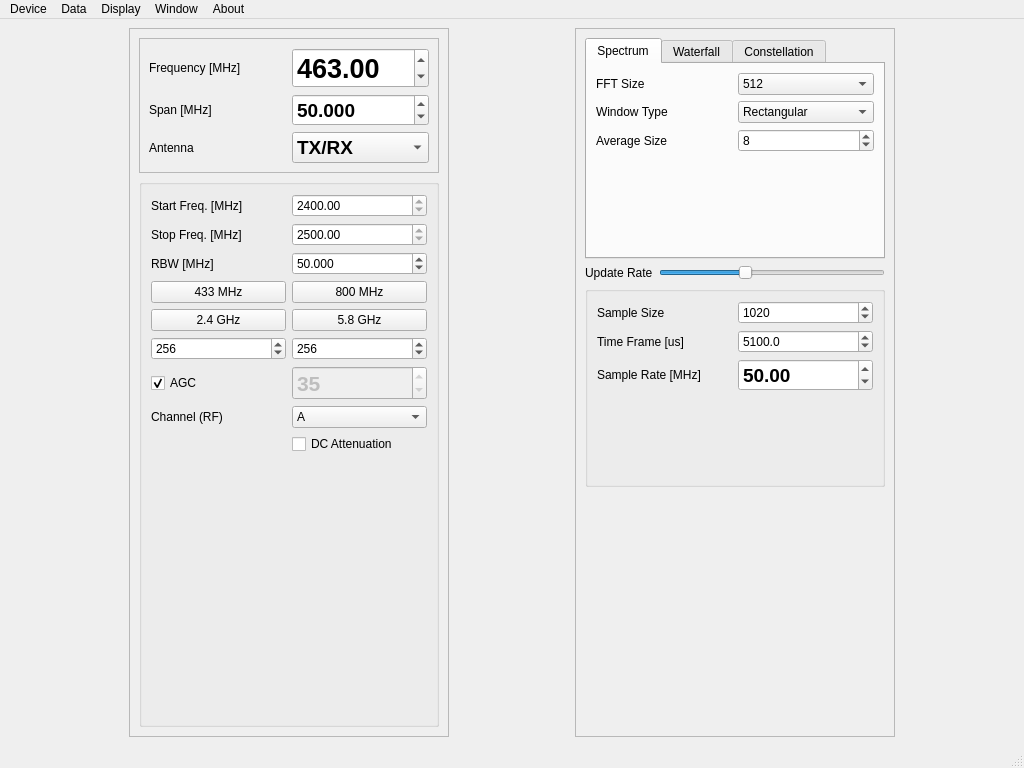
<?xml version="1.0" encoding="UTF-8"?>
<ui version="4.0">
 <class>MainWindow</class>
 <widget class="QMainWindow" name="MainWindow">
  <property name="geometry">
   <rect>
    <x>0</x>
    <y>0</y>
    <width>1024</width>
    <height>768</height>
   </rect>
  </property>
  <property name="minimumSize">
   <size>
    <width>1024</width>
    <height>768</height>
   </size>
  </property>
  <property name="windowTitle">
   <string>MainWindow</string>
  </property>
  <property name="dockOptions">
   <set>QMainWindow::AllowTabbedDocks|QMainWindow::AnimatedDocks</set>
  </property>
  <widget class="QWidget" name="centralwidget">
   <layout class="QGridLayout" name="gridLayout_5">
    <item row="0" column="0">
     <widget class="QFrame" name="frame_RFA">
      <property name="minimumSize">
       <size>
        <width>300</width>
        <height>400</height>
       </size>
      </property>
      <property name="maximumSize">
       <size>
        <width>320</width>
        <height>16777215</height>
       </size>
      </property>
      <property name="frameShape">
       <enum>QFrame::StyledPanel</enum>
      </property>
      <property name="frameShadow">
       <enum>QFrame::Raised</enum>
      </property>
      <layout class="QGridLayout" name="gridLayout_13">
       <item row="1" column="0">
        <widget class="QGroupBox" name="groupBox_Sweep">
         <property name="enabled">
          <bool>true</bool>
         </property>
         <property name="title">
          <string/>
         </property>
         <layout class="QGridLayout" name="gridLayout_4">
          <item row="5" column="0">
           <spacer name="verticalSpacer_5">
            <property name="orientation">
             <enum>Qt::Vertical</enum>
            </property>
            <property name="sizeHint" stdset="0">
             <size>
              <width>20</width>
              <height>40</height>
             </size>
            </property>
           </spacer>
          </item>
          <item row="0" column="0">
           <layout class="QGridLayout" name="gridLayout_SweepStartStop">
            <item row="0" column="0">
             <widget class="QLabel" name="label_SweepStartFreqMHz">
              <property name="text">
               <string>Start Freq. [MHz]</string>
              </property>
             </widget>
            </item>
            <item row="0" column="1">
             <widget class="QDoubleSpinBox" name="doubleSpinBox_SweepStartFreqMHz">
              <property name="readOnly">
               <bool>true</bool>
              </property>
              <property name="minimum">
               <double>70.000000000000000</double>
              </property>
              <property name="maximum">
               <double>5990.000000000000000</double>
              </property>
              <property name="value">
               <double>2400.000000000000000</double>
              </property>
             </widget>
            </item>
            <item row="1" column="1">
             <widget class="QDoubleSpinBox" name="doubleSpinBox_SweepStopFreqMHz">
              <property name="readOnly">
               <bool>true</bool>
              </property>
              <property name="minimum">
               <double>80.000000000000000</double>
              </property>
              <property name="maximum">
               <double>6000.000000000000000</double>
              </property>
              <property name="value">
               <double>2500.000000000000000</double>
              </property>
             </widget>
            </item>
            <item row="1" column="0">
             <widget class="QLabel" name="label_SweepStopFreqMHz">
              <property name="text">
               <string>Stop Freq. [MHz]</string>
              </property>
             </widget>
            </item>
           </layout>
          </item>
          <item row="2" column="0">
           <layout class="QGridLayout" name="gridLayout_FullSpan">
            <item row="0" column="0">
             <widget class="QLabel" name="label_RBW">
              <property name="text">
               <string>RBW [MHz]</string>
              </property>
             </widget>
            </item>
            <item row="5" column="1">
             <widget class="QSpinBox" name="spinBox_GaindBsingle">
              <property name="enabled">
               <bool>false</bool>
              </property>
              <property name="font">
               <font>
                <pointsize>16</pointsize>
                <bold>true</bold>
               </font>
              </property>
              <property name="minimum">
               <number>0</number>
              </property>
              <property name="maximum">
               <number>90</number>
              </property>
              <property name="value">
               <number>35</number>
              </property>
             </widget>
            </item>
            <item row="2" column="0">
             <widget class="QPushButton" name="pushButton__SpanBand3">
              <property name="text">
               <string>433 MHz</string>
              </property>
             </widget>
            </item>
            <item row="5" column="0">
             <widget class="QCheckBox" name="checkBox_AGC">
              <property name="text">
               <string>AGC</string>
              </property>
              <property name="checked">
               <bool>true</bool>
              </property>
             </widget>
            </item>
            <item row="6" column="0">
             <widget class="QLabel" name="label_Channel">
              <property name="text">
               <string>Channel (RF)</string>
              </property>
             </widget>
            </item>
            <item row="3" column="1">
             <widget class="QPushButton" name="pushButton_SpanWiFiBand2">
              <property name="text">
               <string>5.8 GHz</string>
              </property>
             </widget>
            </item>
            <item row="3" column="0">
             <widget class="QPushButton" name="pushButton_SpanWiFiBand">
              <property name="text">
               <string>2.4 GHz</string>
              </property>
             </widget>
            </item>
            <item row="4" column="0">
             <widget class="QSpinBox" name="spinBox_Index1">
              <property name="minimum">
               <number>2</number>
              </property>
              <property name="maximum">
               <number>4096</number>
              </property>
              <property name="value">
               <number>256</number>
              </property>
             </widget>
            </item>
            <item row="2" column="1">
             <widget class="QPushButton" name="pushButton_SweepFullSpan">
              <property name="text">
               <string>800 MHz</string>
              </property>
             </widget>
            </item>
            <item row="4" column="1">
             <widget class="QSpinBox" name="spinBox_Index2">
              <property name="minimum">
               <number>4</number>
              </property>
              <property name="maximum">
               <number>4096</number>
              </property>
              <property name="value">
               <number>256</number>
              </property>
             </widget>
            </item>
            <item row="6" column="1">
             <widget class="QComboBox" name="comboBox_Channel">
              <item>
               <property name="text">
                <string>A</string>
               </property>
              </item>
              <item>
               <property name="text">
                <string>A, B</string>
               </property>
              </item>
             </widget>
            </item>
            <item row="0" column="1">
             <widget class="QDoubleSpinBox" name="doubleSpinBox_RBW">
              <property name="decimals">
               <number>3</number>
              </property>
              <property name="minimum">
               <double>0.001000000000000</double>
              </property>
              <property name="maximum">
               <double>56.000000000000000</double>
              </property>
              <property name="singleStep">
               <double>0.500000000000000</double>
              </property>
              <property name="value">
               <double>50.000000000000000</double>
              </property>
             </widget>
            </item>
            <item row="7" column="1">
             <widget class="QCheckBox" name="checkBox_DCatt">
              <property name="text">
               <string>DC Attenuation</string>
              </property>
              <property name="checked">
               <bool>false</bool>
              </property>
             </widget>
            </item>
           </layout>
          </item>
         </layout>
        </widget>
       </item>
       <item row="0" column="0">
        <widget class="QFrame" name="frame_freq">
         <property name="frameShape">
          <enum>QFrame::StyledPanel</enum>
         </property>
         <property name="frameShadow">
          <enum>QFrame::Raised</enum>
         </property>
         <layout class="QGridLayout" name="gridLayout_9">
          <item row="0" column="0">
           <layout class="QGridLayout" name="gridLayout_Freq">
            <item row="3" column="1">
             <widget class="QComboBox" name="comboBox_AntennaSingle">
              <property name="font">
               <font>
                <pointsize>14</pointsize>
                <bold>true</bold>
               </font>
              </property>
              <property name="editable">
               <bool>false</bool>
              </property>
              <item>
               <property name="text">
                <string>TX/RX</string>
               </property>
              </item>
              <item>
               <property name="text">
                <string>RX2</string>
               </property>
              </item>
             </widget>
            </item>
            <item row="3" column="0">
             <widget class="QLabel" name="label_ant">
              <property name="text">
               <string>Antenna</string>
              </property>
             </widget>
            </item>
            <item row="1" column="1">
             <widget class="QDoubleSpinBox" name="doubleSpinBox_SweepSpanMHz">
              <property name="font">
               <font>
                <pointsize>14</pointsize>
                <bold>true</bold>
               </font>
              </property>
              <property name="decimals">
               <number>3</number>
              </property>
              <property name="minimum">
               <double>0.001000000000000</double>
              </property>
              <property name="maximum">
               <double>5900.000000000000000</double>
              </property>
              <property name="singleStep">
               <double>5.000000000000000</double>
              </property>
              <property name="value">
               <double>50.000000000000000</double>
              </property>
             </widget>
            </item>
            <item row="1" column="0">
             <widget class="QLabel" name="label_SweepSpanMHz">
              <property name="text">
               <string>Span [MHz]</string>
              </property>
             </widget>
            </item>
            <item row="0" column="0">
             <widget class="QLabel" name="label_freq">
              <property name="text">
               <string>Frequency [MHz]</string>
              </property>
             </widget>
            </item>
            <item row="0" column="1">
             <widget class="QDoubleSpinBox" name="doubleSpinBox_FreqSingleMHz">
              <property name="font">
               <font>
                <pointsize>20</pointsize>
                <bold>true</bold>
               </font>
              </property>
              <property name="mouseTracking">
               <bool>false</bool>
              </property>
              <property name="minimum">
               <double>70.000000000000000</double>
              </property>
              <property name="maximum">
               <double>5960.000000000000000</double>
              </property>
              <property name="singleStep">
               <double>5.000000000000000</double>
              </property>
              <property name="value">
               <double>463.000000000000000</double>
              </property>
             </widget>
            </item>
           </layout>
          </item>
         </layout>
        </widget>
       </item>
      </layout>
     </widget>
    </item>
    <item row="0" column="1">
     <widget class="QFrame" name="frame_Settings">
      <property name="minimumSize">
       <size>
        <width>300</width>
        <height>400</height>
       </size>
      </property>
      <property name="maximumSize">
       <size>
        <width>320</width>
        <height>16777215</height>
       </size>
      </property>
      <property name="frameShape">
       <enum>QFrame::StyledPanel</enum>
      </property>
      <property name="frameShadow">
       <enum>QFrame::Raised</enum>
      </property>
      <layout class="QGridLayout" name="gridLayout_6">
       <item row="3" column="0">
        <spacer name="verticalSpacer_7">
         <property name="orientation">
          <enum>Qt::Vertical</enum>
         </property>
         <property name="sizeHint" stdset="0">
          <size>
           <width>20</width>
           <height>240</height>
          </size>
         </property>
        </spacer>
       </item>
       <item row="1" column="0">
        <layout class="QHBoxLayout" name="horizontalLayout_2">
         <item>
          <widget class="QLabel" name="label_Rate">
           <property name="text">
            <string>Update Rate</string>
           </property>
          </widget>
         </item>
         <item>
          <widget class="QSlider" name="verticalSlider">
           <property name="minimum">
            <number>10</number>
           </property>
           <property name="maximum">
            <number>50</number>
           </property>
           <property name="value">
            <number>25</number>
           </property>
           <property name="orientation">
            <enum>Qt::Horizontal</enum>
           </property>
          </widget>
         </item>
        </layout>
       </item>
       <item row="0" column="0">
        <widget class="QTabWidget" name="tabWidget_Settings">
         <property name="minimumSize">
          <size>
           <width>300</width>
           <height>150</height>
          </size>
         </property>
         <property name="maximumSize">
          <size>
           <width>300</width>
           <height>16777215</height>
          </size>
         </property>
         <property name="currentIndex">
          <number>0</number>
         </property>
         <widget class="QWidget" name="tab_Spectrum">
          <attribute name="title">
           <string>Spectrum</string>
          </attribute>
          <layout class="QGridLayout" name="gridLayout_8">
           <item row="0" column="0">
            <layout class="QGridLayout" name="gridLayout_Spec">
             <item row="0" column="0">
              <widget class="QLabel" name="label_FFTsize">
               <property name="text">
                <string>FFT Size</string>
               </property>
              </widget>
             </item>
             <item row="1" column="0">
              <widget class="QLabel" name="label_WindowType">
               <property name="text">
                <string>Window Type</string>
               </property>
              </widget>
             </item>
             <item row="2" column="1">
              <widget class="QSpinBox" name="spinBox_AverageSize">
               <property name="enabled">
                <bool>true</bool>
               </property>
               <property name="minimum">
                <number>1</number>
               </property>
               <property name="maximum">
                <number>2048</number>
               </property>
               <property name="singleStep">
                <number>1</number>
               </property>
               <property name="value">
                <number>8</number>
               </property>
              </widget>
             </item>
             <item row="2" column="0">
              <widget class="QLabel" name="label_AverageSize">
               <property name="text">
                <string>Average Size</string>
               </property>
              </widget>
             </item>
             <item row="0" column="1">
              <widget class="QComboBox" name="comboBox_nFFT">
               <property name="currentIndex">
                <number>3</number>
               </property>
               <item>
                <property name="text">
                 <string>64</string>
                </property>
               </item>
               <item>
                <property name="text">
                 <string>128</string>
                </property>
               </item>
               <item>
                <property name="text">
                 <string>256</string>
                </property>
               </item>
               <item>
                <property name="text">
                 <string>512</string>
                </property>
               </item>
               <item>
                <property name="text">
                 <string>1024</string>
                </property>
               </item>
               <item>
                <property name="text">
                 <string>2048</string>
                </property>
               </item>
              </widget>
             </item>
             <item row="1" column="1">
              <widget class="QComboBox" name="comboBox_WindowType">
               <item>
                <property name="text">
                 <string>Rectangular</string>
                </property>
               </item>
               <item>
                <property name="text">
                 <string>Hann</string>
                </property>
               </item>
               <item>
                <property name="text">
                 <string>Hamming</string>
                </property>
               </item>
               <item>
                <property name="text">
                 <string>FlatTop</string>
                </property>
               </item>
               <item>
                <property name="text">
                 <string>Blackman</string>
                </property>
               </item>
               <item>
                <property name="text">
                 <string>Blackman-Harris </string>
                </property>
               </item>
              </widget>
             </item>
            </layout>
           </item>
           <item row="1" column="0">
            <spacer name="verticalSpacer_Spectrum">
             <property name="orientation">
              <enum>Qt::Vertical</enum>
             </property>
             <property name="sizeHint" stdset="0">
              <size>
               <width>20</width>
               <height>40</height>
              </size>
             </property>
            </spacer>
           </item>
          </layout>
         </widget>
         <widget class="QWidget" name="tab_Display">
          <attribute name="title">
           <string>Waterfall</string>
          </attribute>
          <layout class="QGridLayout" name="gridLayout_3">
           <item row="0" column="0">
            <layout class="QGridLayout" name="gridLayout_Waterfall">
             <item row="1" column="0">
              <widget class="QLabel" name="label_WaterfallGradient">
               <property name="text">
                <string>Waterfall Gradient</string>
               </property>
              </widget>
             </item>
             <item row="0" column="1">
              <widget class="QSpinBox" name="spinBox_WaterfallSize">
               <property name="minimum">
                <number>8</number>
               </property>
               <property name="maximum">
                <number>128</number>
               </property>
               <property name="value">
                <number>64</number>
               </property>
              </widget>
             </item>
             <item row="1" column="1">
              <widget class="QComboBox" name="comboBox_Gradient">
               <property name="currentIndex">
                <number>9</number>
               </property>
               <item>
                <property name="text">
                 <string>Grayscale</string>
                </property>
               </item>
               <item>
                <property name="text">
                 <string>Hot</string>
                </property>
               </item>
               <item>
                <property name="text">
                 <string>Cold</string>
                </property>
               </item>
               <item>
                <property name="text">
                 <string>Night</string>
                </property>
               </item>
               <item>
                <property name="text">
                 <string>Candy</string>
                </property>
               </item>
               <item>
                <property name="text">
                 <string>Geography</string>
                </property>
               </item>
               <item>
                <property name="text">
                 <string>Ion</string>
                </property>
               </item>
               <item>
                <property name="text">
                 <string>Thermal</string>
                </property>
               </item>
               <item>
                <property name="text">
                 <string>Polar</string>
                </property>
               </item>
               <item>
                <property name="text">
                 <string>Spectrum</string>
                </property>
               </item>
               <item>
                <property name="text">
                 <string>Jet</string>
                </property>
               </item>
               <item>
                <property name="text">
                 <string>Hues</string>
                </property>
               </item>
              </widget>
             </item>
             <item row="0" column="0">
              <widget class="QLabel" name="label_WaterfallSize">
               <property name="text">
                <string>Waterfall Size</string>
               </property>
              </widget>
             </item>
            </layout>
           </item>
           <item row="1" column="0">
            <spacer name="verticalSpacer_Waterfall">
             <property name="orientation">
              <enum>Qt::Vertical</enum>
             </property>
             <property name="sizeHint" stdset="0">
              <size>
               <width>20</width>
               <height>40</height>
              </size>
             </property>
            </spacer>
           </item>
          </layout>
         </widget>
         <widget class="QWidget" name="tab_Constellation">
          <attribute name="title">
           <string>Constellation</string>
          </attribute>
          <layout class="QGridLayout" name="gridLayout_11">
           <item row="0" column="0">
            <layout class="QHBoxLayout" name="horizontalLayout">
             <item>
              <widget class="QLabel" name="label_ConstellationCenterFreq">
               <property name="text">
                <string>Center Freq. [MHz]</string>
               </property>
              </widget>
             </item>
             <item>
              <widget class="QDoubleSpinBox" name="doubleSpinBox_ConstellationCenterFreqMHz">
               <property name="minimum">
                <double>100.000000000000000</double>
               </property>
               <property name="maximum">
                <double>5950.000000000000000</double>
               </property>
               <property name="value">
                <double>465.000000000000000</double>
               </property>
              </widget>
             </item>
            </layout>
           </item>
           <item row="1" column="0">
            <layout class="QHBoxLayout" name="horizontalLayout_3">
             <item>
              <widget class="QLabel" name="label_ConstellationBW">
               <property name="text">
                <string>Bandwidth [MHz]</string>
               </property>
              </widget>
             </item>
             <item>
              <widget class="QDoubleSpinBox" name="doubleSpinBox_ConstellationBandwidthMHz">
               <property name="minimum">
                <double>0.010000000000000</double>
               </property>
               <property name="maximum">
                <double>50.000000000000000</double>
               </property>
               <property name="value">
                <double>10.000000000000000</double>
               </property>
              </widget>
             </item>
            </layout>
           </item>
           <item row="2" column="0">
            <spacer name="verticalSpacer_4">
             <property name="orientation">
              <enum>Qt::Vertical</enum>
             </property>
             <property name="sizeHint" stdset="0">
              <size>
               <width>20</width>
               <height>93</height>
              </size>
             </property>
            </spacer>
           </item>
           <item row="3" column="0">
            <widget class="QPushButton" name="pushButton_Test">
             <property name="text">
              <string>Test</string>
             </property>
            </widget>
           </item>
          </layout>
         </widget>
        </widget>
       </item>
       <item row="2" column="0">
        <widget class="QGroupBox" name="groupBox_BoardConfiguration">
         <property name="enabled">
          <bool>true</bool>
         </property>
         <property name="minimumSize">
          <size>
           <width>300</width>
           <height>150</height>
          </size>
         </property>
         <property name="title">
          <string/>
         </property>
         <layout class="QGridLayout" name="gridLayout_7">
          <item row="1" column="0">
           <layout class="QGridLayout" name="gridLayout_Channel">
            <item row="5" column="0">
             <widget class="QLabel" name="label_mSamples">
              <property name="text">
               <string>Sample Size</string>
              </property>
             </widget>
            </item>
            <item row="7" column="0">
             <widget class="QLabel" name="label_SampleRate">
              <property name="text">
               <string>Sample Rate [MHz]</string>
              </property>
             </widget>
            </item>
            <item row="6" column="1">
             <widget class="QDoubleSpinBox" name="doubleSpinBox_TimeFrameUS">
              <property name="decimals">
               <number>1</number>
              </property>
              <property name="minimum">
               <double>100.000000000000000</double>
              </property>
              <property name="maximum">
               <double>18360.000000000000000</double>
              </property>
              <property name="singleStep">
               <double>100.000000000000000</double>
              </property>
              <property name="value">
               <double>5100.000000000000000</double>
              </property>
             </widget>
            </item>
            <item row="6" column="0">
             <widget class="QLabel" name="label_TimeIntervalMS">
              <property name="text">
               <string>Time Frame [us]</string>
              </property>
             </widget>
            </item>
            <item row="5" column="1">
             <widget class="QSpinBox" name="spinBox_mSamples">
              <property name="enabled">
               <bool>true</bool>
              </property>
              <property name="readOnly">
               <bool>false</bool>
              </property>
              <property name="minimum">
               <number>100</number>
              </property>
              <property name="maximum">
               <number>16384</number>
              </property>
              <property name="singleStep">
               <number>10</number>
              </property>
              <property name="value">
               <number>1020</number>
              </property>
             </widget>
            </item>
            <item row="7" column="1">
             <widget class="QDoubleSpinBox" name="doubleSpinBox_SampleRateMHz">
              <property name="enabled">
               <bool>true</bool>
              </property>
              <property name="font">
               <font>
                <pointsize>14</pointsize>
                <bold>true</bold>
               </font>
              </property>
              <property name="minimum">
               <double>1.000000000000000</double>
              </property>
              <property name="maximum">
               <double>56.000000000000000</double>
              </property>
              <property name="singleStep">
               <double>1.000000000000000</double>
              </property>
              <property name="value">
               <double>50.000000000000000</double>
              </property>
             </widget>
            </item>
           </layout>
          </item>
          <item row="2" column="0">
           <spacer name="verticalSpacer_6">
            <property name="orientation">
             <enum>Qt::Vertical</enum>
            </property>
            <property name="sizeHint" stdset="0">
             <size>
              <width>20</width>
              <height>40</height>
             </size>
            </property>
           </spacer>
          </item>
         </layout>
        </widget>
       </item>
      </layout>
     </widget>
    </item>
   </layout>
  </widget>
  <widget class="QMenuBar" name="menubar">
   <property name="geometry">
    <rect>
     <x>0</x>
     <y>0</y>
     <width>1024</width>
     <height>26</height>
    </rect>
   </property>
   <widget class="QMenu" name="menuData">
    <property name="title">
     <string>Data</string>
    </property>
    <addaction name="separator"/>
    <addaction name="actionRecord"/>
    <addaction name="separator"/>
    <addaction name="actionOpen"/>
    <addaction name="actionRecent_Files"/>
    <addaction name="separator"/>
    <addaction name="actionClose"/>
    <addaction name="separator"/>
   </widget>
   <widget class="QMenu" name="menuDisplay">
    <property name="title">
     <string>Display</string>
    </property>
    <addaction name="separator"/>
    <addaction name="actionSweep"/>
    <addaction name="actionSample"/>
    <addaction name="separator"/>
    <addaction name="actionAverage"/>
    <addaction name="separator"/>
    <addaction name="actionMax_Hold"/>
    <addaction name="actionMin_Hold"/>
    <addaction name="separator"/>
   </widget>
   <widget class="QMenu" name="menuWindow">
    <property name="title">
     <string>Window</string>
    </property>
    <addaction name="actionReset_to_Default"/>
    <addaction name="separator"/>
   </widget>
   <widget class="QMenu" name="menuDevice">
    <property name="title">
     <string>Device</string>
    </property>
    <addaction name="actionFind_Devices"/>
    <addaction name="separator"/>
    <addaction name="actionStop_Device"/>
    <addaction name="separator"/>
   </widget>
   <widget class="QMenu" name="menuAbout">
    <property name="title">
     <string>About</string>
    </property>
    <addaction name="separator"/>
    <addaction name="separator"/>
    <addaction name="actionHelp"/>
    <addaction name="actionAbout_me"/>
   </widget>
   <addaction name="menuDevice"/>
   <addaction name="menuData"/>
   <addaction name="menuDisplay"/>
   <addaction name="menuWindow"/>
   <addaction name="menuAbout"/>
  </widget>
  <widget class="QStatusBar" name="statusbar"/>
  <action name="actionRecord">
   <property name="text">
    <string>Record</string>
   </property>
  </action>
  <action name="actionOpen">
   <property name="text">
    <string>Open</string>
   </property>
  </action>
  <action name="actionRecent_Files">
   <property name="text">
    <string>Recent Files</string>
   </property>
  </action>
  <action name="actionClose">
   <property name="text">
    <string>Close</string>
   </property>
  </action>
  <action name="actionFind_Devices">
   <property name="icon">
    <iconset theme="network-server">
     <normaloff>.</normaloff>.</iconset>
   </property>
   <property name="text">
    <string>Find</string>
   </property>
  </action>
  <action name="actionStop_Device">
   <property name="icon">
    <iconset theme="system-shutdown">
     <normaloff>.</normaloff>.</iconset>
   </property>
   <property name="text">
    <string>Stop</string>
   </property>
  </action>
  <action name="actionHelp">
   <property name="text">
    <string>Help</string>
   </property>
  </action>
  <action name="actionAbout_me">
   <property name="text">
    <string>About me!</string>
   </property>
  </action>
  <action name="actionAverage">
   <property name="checkable">
    <bool>true</bool>
   </property>
   <property name="checked">
    <bool>true</bool>
   </property>
   <property name="text">
    <string>Average</string>
   </property>
  </action>
  <action name="actionSample">
   <property name="checkable">
    <bool>true</bool>
   </property>
   <property name="text">
    <string>Sample</string>
   </property>
  </action>
  <action name="actionMax_Hold">
   <property name="checkable">
    <bool>true</bool>
   </property>
   <property name="text">
    <string>Max Hold</string>
   </property>
  </action>
  <action name="actionMin_Hold">
   <property name="checkable">
    <bool>true</bool>
   </property>
   <property name="text">
    <string>Min Hold</string>
   </property>
  </action>
  <action name="actionDual_Channel">
   <property name="checkable">
    <bool>true</bool>
   </property>
   <property name="icon">
    <iconset theme="document-open-recent">
     <normaloff>.</normaloff>.</iconset>
   </property>
   <property name="text">
    <string>Dual</string>
   </property>
  </action>
  <action name="actionReset_to_Default">
   <property name="text">
    <string>Dock to Mainwindow</string>
   </property>
  </action>
  <action name="actionSweep">
   <property name="checkable">
    <bool>true</bool>
   </property>
   <property name="text">
    <string>Sweep</string>
   </property>
  </action>
 </widget>
 <resources/>
 <connections/>
</ui>
